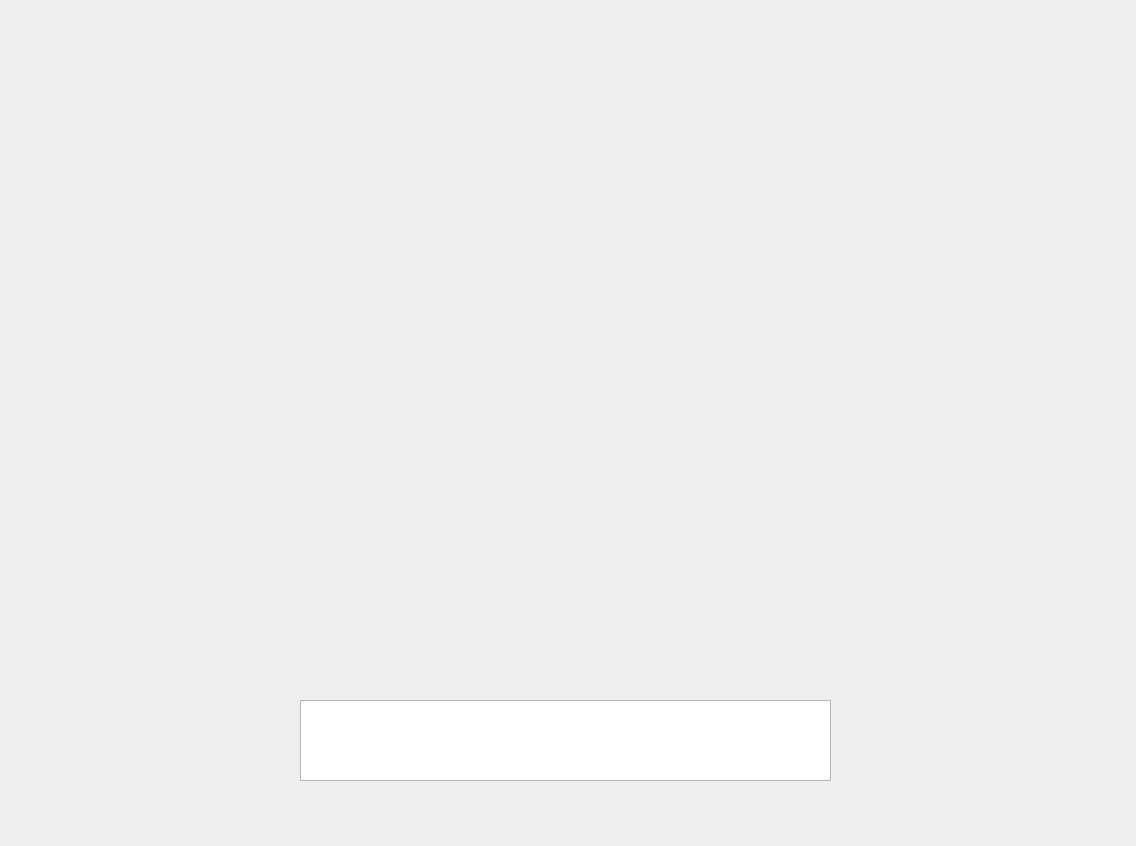
<?xml version="1.0" encoding="UTF-8"?>
<ui version="4.0">
 <class>Mostrar_p</class>
 <widget class="QDialog" name="Mostrar_p">
  <property name="geometry">
   <rect>
    <x>0</x>
    <y>0</y>
    <width>1136</width>
    <height>846</height>
   </rect>
  </property>
  <property name="windowTitle">
   <string>Dialog</string>
  </property>
  <widget class="QTableWidget" name="Info_p">
   <property name="geometry">
    <rect>
     <x>300</x>
     <y>700</y>
     <width>531</width>
     <height>81</height>
    </rect>
   </property>
   <property name="styleSheet">
    <string notr="true">color: rgb(0, 0, 0);
</string>
   </property>
  </widget>
  <widget class="QLabel" name="foto">
   <property name="geometry">
    <rect>
     <x>420</x>
     <y>240</y>
     <width>331</width>
     <height>411</height>
    </rect>
   </property>
   <property name="text">
    <string/>
   </property>
  </widget>
  <widget class="QLabel" name="label">
   <property name="geometry">
    <rect>
     <x>-410</x>
     <y>-30</y>
     <width>1851</width>
     <height>1151</height>
    </rect>
   </property>
   <property name="styleSheet">
    <string notr="true">image: url(:/imagenes/foto2 (1).png);</string>
   </property>
   <property name="text">
    <string/>
   </property>
  </widget>
  <widget class="QLabel" name="titulo">
   <property name="geometry">
    <rect>
     <x>230</x>
     <y>110</y>
     <width>681</width>
     <height>61</height>
    </rect>
   </property>
   <property name="font">
    <font>
     <family>Tw Cen MT Condensed Extra Bold</family>
     <pointsize>36</pointsize>
    </font>
   </property>
   <property name="text">
    <string/>
   </property>
   <property name="alignment">
    <set>Qt::AlignCenter</set>
   </property>
  </widget>
  <zorder>label</zorder>
  <zorder>Info_p</zorder>
  <zorder>foto</zorder>
  <zorder>titulo</zorder>
 </widget>
 <resources/>
 <connections/>
</ui>
